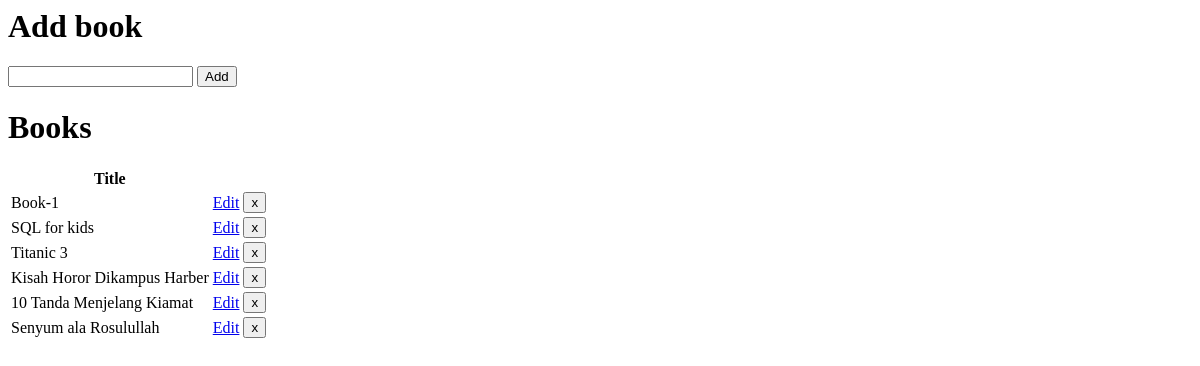
Before: / with the older database file.
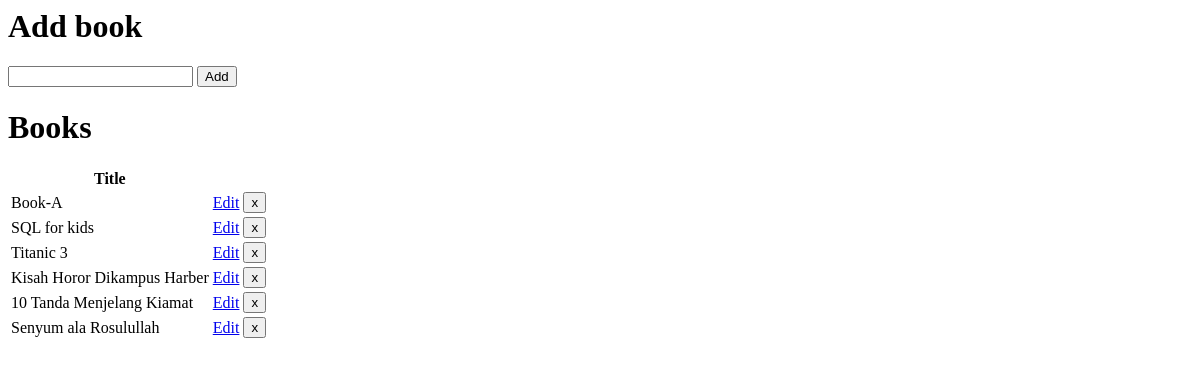
After: the same page with the newer database file.
### book.py (models this page shows, shortened)
class Book(db.Model):
    title = db.Column(db.String(80), unique=True, nullable=False, primary_key=True)

### book.py (the view)
@app.route("/", methods=["GET"])
def index():
    books = Book.query.all()
    return render_template("home.html", books=books)

### templates/home.html (shortened to what this page needs)
<html>
  <body>
    <h1>Add book</h1>
    <form method="POST" action="/books/create">
        <input type="text" name="title">
        <input type="submit" value="Add">
    </form>
    <h1>Books</h1>
    <table>
        <tr>
            <th>Title</th>
            <th colspan="2"></th>
        </tr>
        {% for book in books %}
            <tr><td>{{book.title}}</td>
                <td><a href='/books/{{ book.title }}/edit' />Edit</td>
                <td>
                <form method="POST" action="/books/delete" style="display: inline">
                  <input type="submit" value="x">
                </form>
                </td>
            </tr>
        {% endfor %}
    </table>
  </body>
</html>

Changed rows visible on the page:
removed Book: title "Book-1"
added Book: title "Book-A"
